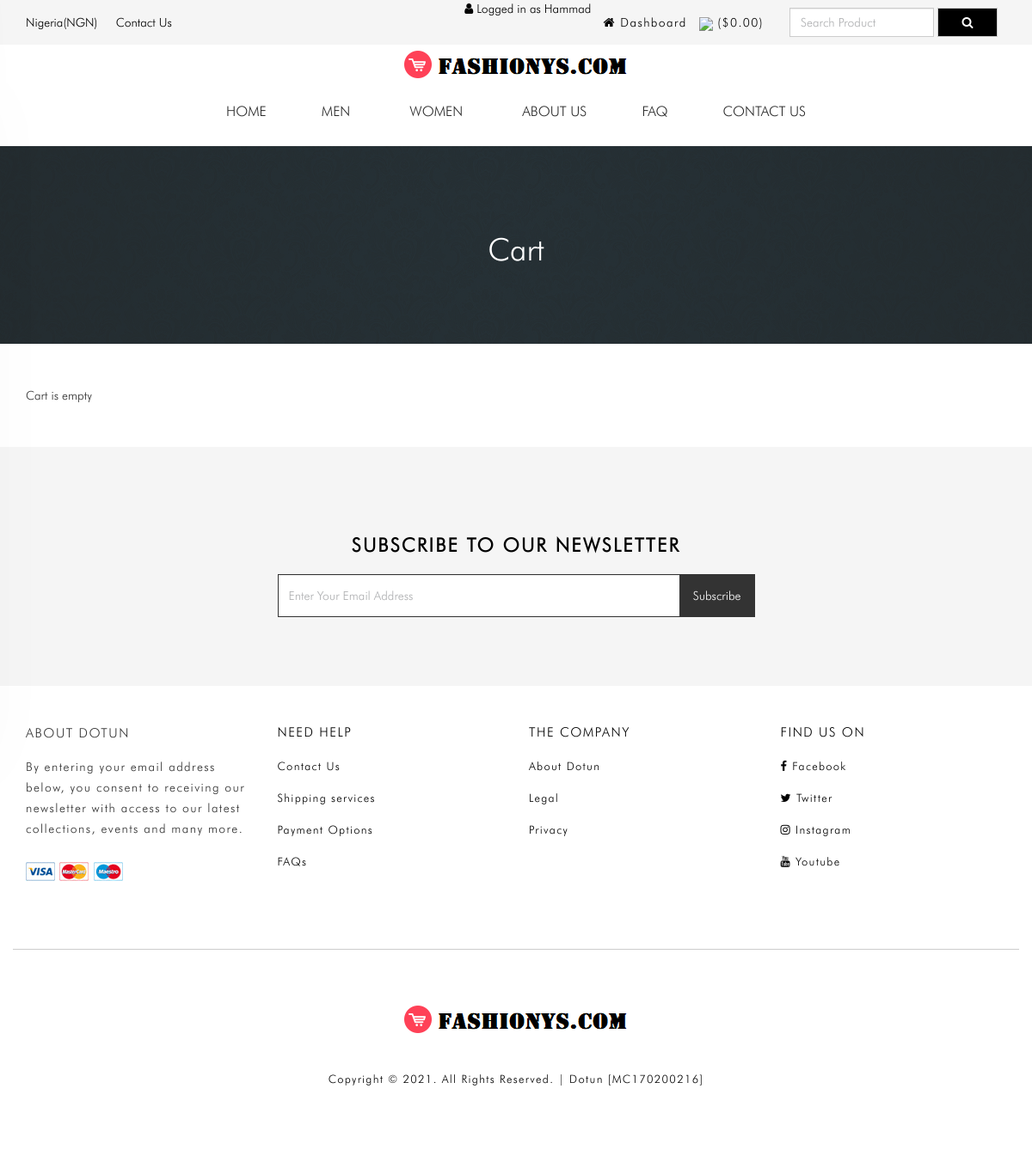
The page /cart.php (signed in) on the database its author committed.
### tables this page shows
CREATE TABLE `tbl_settings` (
  `id` int(11) NOT NULL,
  `logo` varchar(255) NOT NULL,
  `favicon` varchar(255) NOT NULL,
  `footer_about` text NOT NULL,
  `footer_copyright` text NOT NULL,
  `contact_address` text NOT NULL,
  `contact_email` int(11) NOT NULL,
  `contact_phone` varchar(255) NOT NULL,
  `contact_fax` varchar(255) NOT NULL,
  `contact_map_iframe` text NOT NULL,
  `receive_email` varchar(255) NOT NULL,
  `receive_email_subject` varchar(255) NOT NULL,
  `receive_email_thank_you_message` text NOT NULL,
  `forget_password_message` text NOT NULL,
  `total_recent_post_footer` int(10) NOT NULL,
  `total_popular_post_footer` int(10) NOT NULL,
  `total_recent_post_sidebar` int(11) NOT NULL,
  `total_popular_post_sidebar` int(11) NOT NULL,
  `total_featured_product_home` int(11) NOT NULL,
  `total_latest_product_home` int(11) NOT NULL,
  `total_popular_product_home` int(11) NOT NULL,
  `meta_title_home` text NOT NULL,
  `meta_keyword_home` text NOT NULL,
  `meta_description_home` text NOT NULL,
  `banner_login` varchar(255) NOT NULL,
  `banner_registration` varchar(255) NOT NULL,
  `banner_forget_password` varchar(255) NOT NULL,
  `banner_reset_password` varchar(255) NOT NULL,
  `banner_search` varchar(255) NOT NULL,
  `banner_cart` varchar(255) NOT NULL,
  `banner_checkout` varchar(255) NOT NULL,
  `banner_product_category` varchar(255) NOT NULL,
  `banner_blog` varchar(255) NOT NULL,
  `cta_title` varchar(255) NOT NULL,
  `cta_content` text NOT NULL,
  `cta_read_more_text` varchar(255) NOT NULL,
  `cta_read_more_url` varchar(255) NOT NULL,
  `cta_photo` varchar(255) NOT NULL,
  `featured_product_title` varchar(255) NOT NULL,
  `featured_product_subtitle` varchar(255) NOT NULL,
  `latest_product_title` varchar(255) NOT NULL,
  `latest_product_subtitle` varchar(255) NOT NULL,
  `popular_product_title` varchar(255) NOT NULL,
  `popular_product_subtitle` varchar(255) NOT NULL,
  `testimonial_title` varchar(255) NOT NULL,
  `testimonial_subtitle` varchar(255) NOT NULL,
  `testimonial_photo` varchar(255) NOT NULL,
  `blog_title` varchar(255) NOT NULL,
  `blog_subtitle` varchar(255) NOT NULL,
  `newsletter_text` text NOT NULL,
  `paypal_email` varchar(255) NOT NULL,
  `stripe_public_key` varchar(255) NOT NULL,
  `stripe_secret_key` varchar(255) NOT NULL,
  `bank_detail` text NOT NULL,
  `before_head` text NOT NULL,
  `after_body` text NOT NULL,
  `before_body` text NOT NULL,
  `home_service_on_off` int(11) NOT NULL,
  `home_welcome_on_off` int(11) NOT NULL,
  `home_featured_product_on_off` int(11) NOT NULL,
  `home_latest_product_on_off` int(11) NOT NULL,
  `home_popular_product_on_off` int(11) NOT NULL,
  `home_testimonial_on_off` int(11) NOT NULL,
  `home_blog_on_off` int(11) NOT NULL,
  `newsletter_on_off` int(11) NOT NULL,
  `ads_above_welcome_on_off` int(1) NOT NULL,
  `ads_above_featured_product_on_off` int(1) NOT NULL,
  `ads_above_latest_product_on_off` int(1) NOT NULL,
  `ads_above_popular_product_on_off` int(1) NOT NULL,
  `ads_above_testimonial_on_off` int(1) NOT NULL,
  `ads_category_sidebar_on_off` int(1) NOT NULL
);

CREATE TABLE `tbl_top_category` (
  `tcat_id` int(11) NOT NULL,
  `tcat_name` varchar(255) NOT NULL,
  `show_on_menu` int(1) NOT NULL
);

CREATE TABLE `tbl_page` (
  `id` int(11) NOT NULL,
  `about_title` varchar(255) NOT NULL,
  `about_content` text NOT NULL,
  `about_banner` varchar(255) NOT NULL,
  `about_meta_title` varchar(255) NOT NULL,
  `about_meta_keyword` text NOT NULL,
  `about_meta_description` text NOT NULL,
  `faq_title` varchar(255) NOT NULL,
  `faq_banner` varchar(255) NOT NULL,
  `faq_meta_title` varchar(255) NOT NULL,
  `faq_meta_keyword` text NOT NULL,
  `faq_meta_description` text NOT NULL,
  `blog_title` varchar(255) NOT NULL,
  `blog_banner` varchar(255) NOT NULL,
  `blog_meta_title` varchar(255) NOT NULL,
  `blog_meta_keyword` text NOT NULL,
  `blog_meta_description` text NOT NULL,
  `contact_title` varchar(255) NOT NULL,
  `contact_banner` varchar(255) NOT NULL,
  `contact_meta_title` varchar(255) NOT NULL,
  `contact_meta_keyword` text NOT NULL,
  `contact_meta_description` text NOT NULL,
  `pgallery_title` varchar(255) NOT NULL,
  `pgallery_banner` varchar(255) NOT NULL,
  `pgallery_meta_title` varchar(255) NOT NULL,
  `pgallery_meta_keyword` text NOT NULL,
  `pgallery_meta_description` text NOT NULL,
  `vgallery_title` varchar(255) NOT NULL,
  `vgallery_banner` varchar(255) NOT NULL,
  `vgallery_meta_title` varchar(255) NOT NULL,
  `vgallery_meta_keyword` text NOT NULL,
  `vgallery_meta_description` text NOT NULL
);

### cart.php (the view, shortened to what this page needs)
<?php require_once('header.php'); ?>
<?php
$statement = $pdo->prepare("SELECT * FROM tbl_settings WHERE id=1");
$statement->execute();
$result = $statement->fetchAll(PDO::FETCH_ASSOC);
foreach ($result as $row) {
    $banner_cart = $row['banner_cart'];
}
?>
<div class="page-banner" style="background-image: url(assets/uploads/<?php echo $banner_cart; ?>)">
    <div class="overlay"></div>
    <div class="page-banner-inner">
        <h1><?php echo LANG_VALUE_18; ?></h1>
    </div>
</div>
<div class="page">
	<div class="container">
		<div class="row">
			<div class="col-md-12">
                <?php if(!isset($_SESSION['cart_p_id'])): ?>
                    <?php echo 'Cart is empty'; ?>
                <?php endif; ?>
			</div>
		</div>
	</div>
</div>
<?php require_once('footer.php'); ?>

### header.php (shortened to what this page needs)
<?php
include("admin/inc/config.php");
$statement = $pdo->prepare("SELECT * FROM tbl_settings WHERE id=1");
$statement->execute();
$result = $statement->fetchAll(PDO::FETCH_ASSOC);
foreach ($result as $row)
{
	$logo = $row['logo'];
}
?>
<!DOCTYPE html>
<html lang="en">
<head>
	<link rel="stylesheet" href="assets/css/bootstrap.min.css">
	<link rel="stylesheet" href="assets/css/font-awesome.min.css">
	<link rel="stylesheet" href="assets/css/owl.carousel.min.css">
	<link rel="stylesheet" href="assets/css/owl.theme.default.min.css">
	<link rel="stylesheet" href="assets/css/jquery.bxslider.min.css">
    <link rel="stylesheet" href="assets/css/magnific-popup.css">
    <link rel="stylesheet" href="assets/css/rating.css">
	<link rel="stylesheet" href="assets/css/spacing.css">
	<link rel="stylesheet" href="assets/css/bootstrap-touch-slider.css">
	<link rel="stylesheet" href="assets/css/animate.min.css">
	<link rel="stylesheet" href="assets/css/tree-menu.css">
	<link rel="stylesheet" href="assets/css/select2.min.css">
	<link rel="stylesheet" href="assets/css/main.css">
	<link rel="stylesheet" href="assets/css/main.scss">
	<link rel="stylesheet" href="assets/css/responsive.css">
	<link rel="stylesheet" href="https://cdnjs.cloudflare.com/ajax/libs/animate.css/4.1.1/animate.min.css"/>
	<?php
	$statement = $pdo->prepare("SELECT * FROM tbl_page WHERE id=1");
	$statement->execute();
	$result = $statement->fetchAll(PDO::FETCH_ASSOC);
		?>
</head>
<body>
<div class="header">
	<div class="container">
		<div class="row inner">
			<div class="col-lg-4 col-sm-3 col-xs-3 logo">
				<a href="#">Nigeria(NGN)</a>
				<a href="contact.php">Contact Us</a>
			</div>
			<div class="col-lg-5 right">
				<ul>
					<?php
					if(isset($_SESSION['customer'])) {
						?>
						<li><i class="fa fa-user"></i> <?php echo LANG_VALUE_13; ?> <?php echo $_SESSION['customer']['cust_name']; ?></li>
						<li><a href="dashboard.php"><i class="fa fa-home"></i> <?php echo LANG_VALUE_89; ?></a></li>
						<?php
					} else {
						?>
						<li><a href="login.php"><img src="https://img.icons8.com/material-outlined/15/000000/guest-male.png"/> <?php echo LANG_VALUE_9; ?></a></li>
						<li><a href="registration.php"><i class="fa fa-user-plus"></i> <?php echo LANG_VALUE_15; ?></a></li>
						<?php
					}
					?>
					<li><a href="cart.php"><img src="https://img.icons8.com/ios/15/000000/shopping-bag.png"/> (<?php echo LANG_VALUE_1; ?><?php
					if(isset($_SESSION['cart_p_id'])) {
						$table_total_price = 0;
						$i=0;
	                    foreach($_SESSION['cart_p_qty'] as $key => $value)
	                    {
	                        $i++;
	                        $arr_cart_p_qty[$i] = $value;
	                    }                    $i=0;
	                    foreach($_SESSION['cart_p_current_price'] as $key => $value)
	                    {
	                        $i++;
	                        $arr_cart_p_current_price[$i] = $value;
	                    }
	                    for($i=1;$i<=count($arr_cart_p_qty);$i++) {
	                    	$row_total_price = $arr_cart_p_current_price[$i]*$arr_cart_p_qty[$i];
	                        $table_total_price = $table_total_price + $row_total_price;
	                    }
						echo $table_total_price;
					} else {
						echo '0.00';
					}
					?>)</a></li>
				</ul>
			</div>
			<div class="col-md-3 search-area">
				<form class="navbar-form navbar-left" role="search" action="search-result.php" method="get">
					<div class="form-group">
						<input type="text" class="form-control search-top" placeholder="<?php echo LANG_VALUE_2; ?>" name="search_text">
					</div>
					<button type="submit" class="btn btn-default"><i class="fa fa-search"></i><? ?></button>
				</form>
			</div>
		</div>
	</div>
</div>
    <header class="header-section d-lg-block d-none">
        <div class="header-bottom sticky-header">
            <div class="container">
                <div class="row">
                    <div class="col-12">
                        <div class="main-menu">
                            <div class="center-logo">
								<div class="center-logos">
									<a href="index.php"><img src="assets/uploads/<?php echo $logo; ?>" alt="logo image"></a>
								</div>
							</div>
                            <nav>
                                <ul>
                                    <li>
                                        <a class=" main-menu-link" href="index.php">Home </a>
                                    </li>
                                    <?php
										$statement = $pdo->prepare("SELECT * FROM tbl_top_category WHERE show_on_menu=1");
										$statement->execute();
										$result = $statement->fetchAll(PDO::FETCH_ASSOC);
										foreach ($result as $row) {
									?>
									<li class="has-dropdown">
										<a href="product-category.php?id=<?php echo $row['tcat_id']; ?>&type=top-category"><?php echo $row['tcat_name']; ?></a>
								</li>
								<?php
							}
							?>
							<?php
							$statement = $pdo->prepare("SELECT * FROM tbl_page WHERE id=1");
							$statement->execute();
							$result = $statement->fetchAll(PDO::FETCH_ASSOC);
							foreach ($result as $row) {
								$about_title = $row['about_title'];
								$faq_title = $row['faq_title'];
								$contact_title = $row['contact_title'];
							}
							?>
							<li><a href="about.php"><?php echo $about_title; ?></a></li>
							<li><a href="faq.php"><?php echo $faq_title; ?></a></li>
							<li><a href="contact.php"><?php echo $contact_title; ?></a></li>
                                </ul>
                            </nav>
                        </div>
                    </div>
                </div>
            </div>
        </div>
    </header>

### footer.php (shortened to what this page needs)
<?php
$statement = $pdo->prepare("SELECT * FROM tbl_settings WHERE id=1");
$statement->execute();
$result = $statement->fetchAll(PDO::FETCH_ASSOC);
foreach ($result as $row)
{
	$footer_copyright = $row['footer_copyright'];
    $newsletter_on_off = $row['newsletter_on_off'];
}
?>
<?php if($newsletter_on_off == 1): ?>
<section class="home-newsletter">
	<div class="container">
		<div class="row">
			<div class="col-md-6 col-md-offset-3">
				<div class="single">
				<form action="" method="post">
					<h2><?php echo LANG_VALUE_93; ?></h2>
					<div class="input-group">
			        	<input type="email" class="form-control" placeholder="<?php echo LANG_VALUE_95; ?>" name="email_subscribe">
			         	<span class="input-group-btn">
			         	<button class="btn btn-theme" type="submit" name="form_subscribe"><?php echo LANG_VALUE_92; ?></button>
			         	</span>
			        </div>
				</div>
			</div>
		</div>
	</div>
</section>
<?php endif; ?>
<div class="footer-bottom">
	<div class="container">
		<div class="row">
			<div class="col-md-3 col-sm-6 col-xs-12 footer-end">
				<h4>About Dotun</h4>
				<p>By entering your email address below, you consent to receiving our newsletter with access to our latest collections, events and many more.</p>
				<ul class="d-flex flex-row align-items-center justify-content-start">
					<li><a href="#"><img src="assets/img/card_1.jpg" alt=""></a></li>
					<li><a href="#"><img src="assets/img/card_2.jpg" alt=""></a></li>
					<li><a href="#"><img src="assets/img/card_3.jpg" alt=""></a></li>
				</ul>
			</div>
			<div class="col-md-3 col-sm-6 col-xs-12 copyright footer-end">
				<h4>need help</h4>
				<ul>
					<li><a href="#">Contact Us</a></li>
					<li><a href="#">Shipping services</a></li>
					<li><a href="#">Payment Options</a></li>
					<li><a href="#">FAQs</a></li>
				</ul>
			</div>
			<div class="col-md-3 col-sm-6 col-xs-12 copyright footer-end">
				<h4>the company</h4>
				<ul>
					<li><a href="#">About Dotun</a></li>
					<li><a href="#">Legal</a></li>
					<li><a href="#">Privacy</a></li>
				</ul>
			</div>
			<div class="col-md-3 col-sm-6 col-xs-12 copyright footer-end">
				<h4>find us on</h4>
				<ul>
					<li><a href="#"><i class="fa fa-facebook"></i>Facebook</a></li>
					<li><a href="#"><i class="fa fa-twitter"></i>Twitter</a></li>
					<li><a href="#"><i class="fa fa-instagram"></i>Instagram</a></li>
					<li><a href="#"><i class="fa fa-youtube"></i>Youtube</a></li>
				</ul>
			</div>
		</div>
	</div>
</div>
<div class="footer-bottom">
	<div class="container">
		<div class="row">
			<div class="col-md-12 copyright bottom-hr">
				<a href="index.php"><img src="assets/uploads/<?php echo $logo; ?>" alt="logo image"></a><br>
				<?php echo $footer_copyright; ?>
			</div>
		</div>
	</div>
</div>
</body>
</html>

### assets/css/responsive.css (style rules this page uses)
@media only screen and (min-width: 992px) { .header .inner { width: 100%; } }
@media only screen and (min-width: 992px) { .header .search-area { padding-right: 0; } }
@media only screen and (min-width: 992px) { .header .search-area form { padding-right: 0; } }
@media only screen and (min-width: 992px) { .header .container { padding-right: 0; } }

### rows shown on the page
tbl_settings: logo (picture), banner_cart (picture), footer_copyright "Copyright © 2021. All Rights Reserved. | Dotun [MC170200216]"
tbl_top_category: tcat_name "MEN"
tbl_top_category: tcat_name "WOMEN"
tbl_page: about_title "ABOUT US", faq_title "FAQ", contact_title "CONTACT US"

### other values the page prints
LANG_VALUE_13 "Logged in as"
$_SESSION['customer']['cust_name'] "Hammad"
LANG_VALUE_89 "Dashboard"
LANG_VALUE_1 "$"
LANG_VALUE_18 "Cart"
LANG_VALUE_93 "SUBSCRIBE TO OUR NEWSLETTER"
LANG_VALUE_92 "Subscribe"
